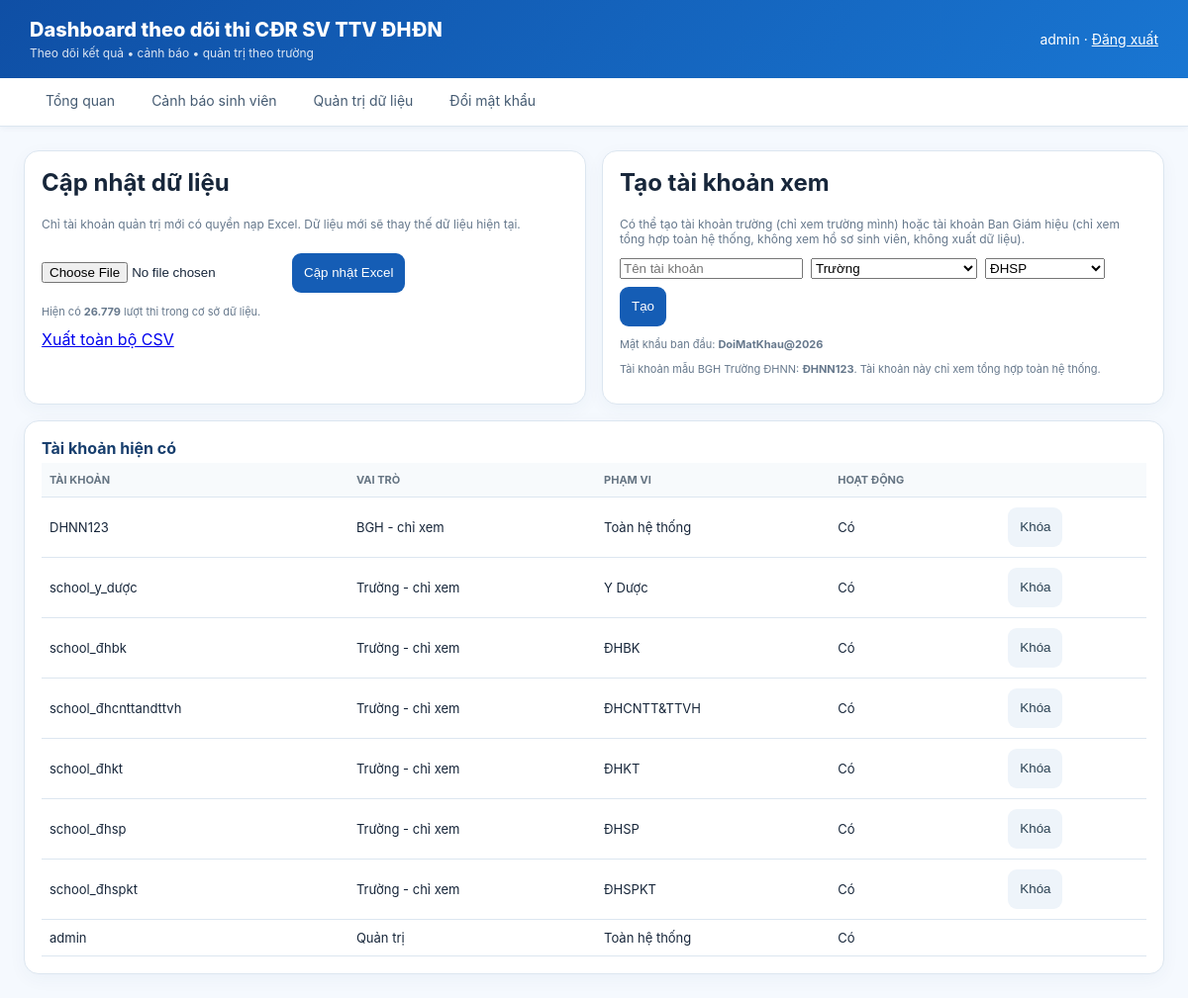
Page /admin (signed in) on the earlier database version.
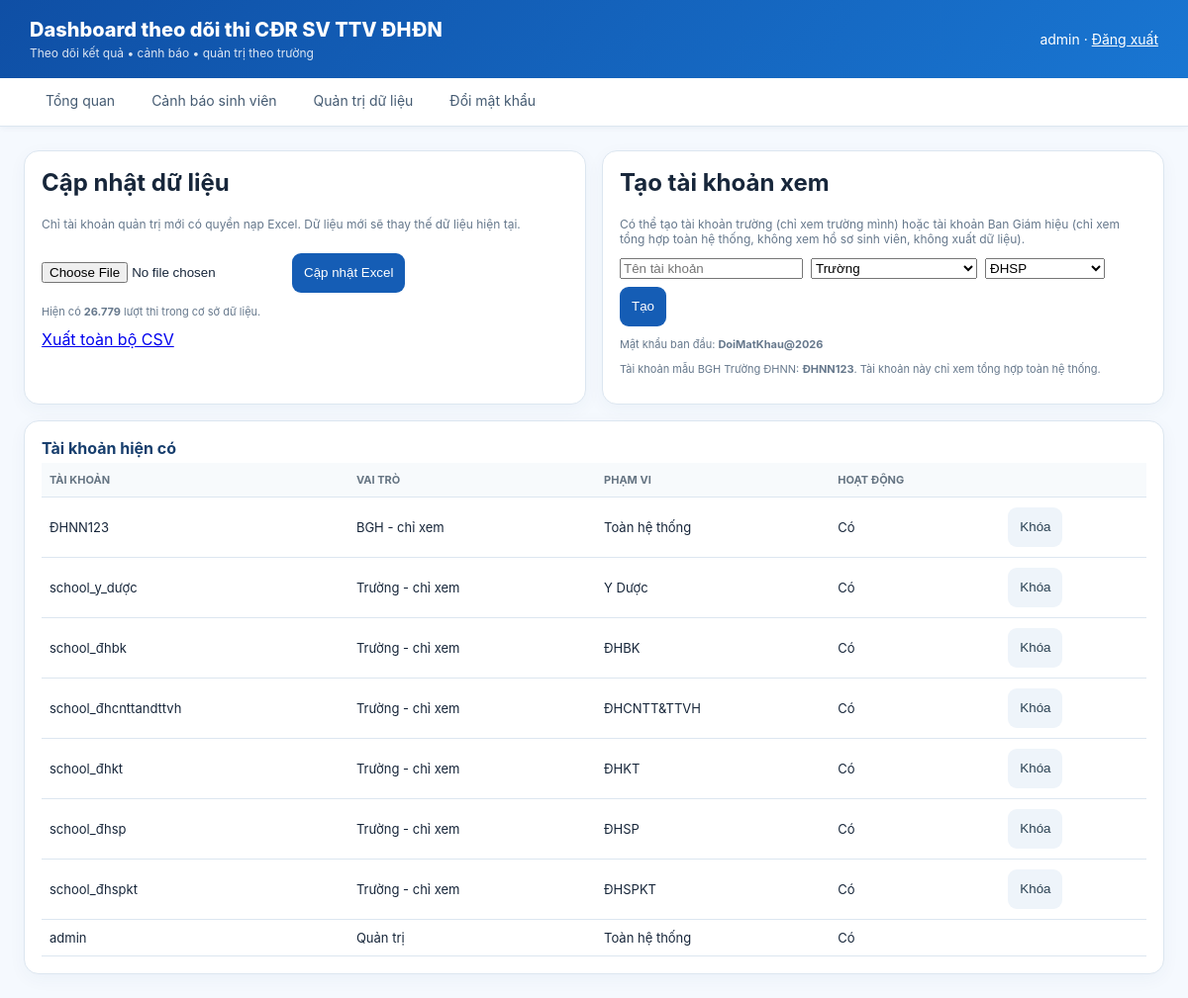
Same page on the later database version.
### tables this page shows
CREATE TABLE users(id INTEGER PRIMARY KEY AUTOINCREMENT,username TEXT UNIQUE NOT NULL,password_hash TEXT NOT NULL,role TEXT NOT NULL,school TEXT,active INTEGER NOT NULL DEFAULT 1,must_change_password INTEGER NOT NULL DEFAULT 1);

### app.py (the view)
@app.route('/admin')
@admin_required
def admin():
    c=db(); users=c.execute('SELECT id,username,role,school,active,must_change_password FROM users ORDER BY role DESC,username').fetchall(); n=c.execute('SELECT COUNT(*) n FROM exam_records').fetchone()['n'];c.close(); return render_template('admin.html',users=users,n=n,default_password=PASS_DEFAULT)

### app.py (called while the page is built)
def db():
    c = sqlite3.connect(DB); c.row_factory = sqlite3.Row; return c

def current_user():
    uid=session.get('uid')
    if not uid: return None
    c=db(); u=c.execute('SELECT * FROM users WHERE id=? AND active=1',(uid,)).fetchone(); c.close(); return u

def admin_required(f):
    @wraps(f)
    def w(*a,**kw):
        u=current_user()
        if not u: return redirect(url_for('login'))
        if u['role']!='admin': abort(403)
        return f(*a,**kw)
    return w

@app.context_processor
def inject(): return {'user':current_user(),'school_list':SCHOOLS,'school_colors':SCHOOL_COLORS}

### templates/admin.html
{% extends 'base.html' %}{% block content %}<div class="adminbox"><div class="card"><h2 style="margin-top:0">Cập nhật dữ liệu</h2><p class="desc">Chỉ tài khoản quản trị mới có quyền nạp Excel. Dữ liệu mới sẽ thay thế dữ liệu hiện tại.</p><form method="post" action="{{url_for('upload')}}" enctype="multipart/form-data"><input type="file" name="file" accept=".xlsx,.xls" required><button class="btn" style="margin-top:10px">Cập nhật Excel</button></form><p class="small" style="margin-top:12px">Hiện có <b>{{'{:,}'.format(n).replace(',','.')}}</b> lượt thi trong cơ sở dữ liệu.</p><a href="{{url_for('export_csv')}}">Xuất toàn bộ CSV</a></div><div class="card"><h2 style="margin-top:0">Tạo tài khoản xem</h2><p class="desc">Có thể tạo tài khoản trường (chỉ xem trường mình) hoặc tài khoản Ban Giám hiệu (chỉ xem tổng hợp toàn hệ thống, không xem hồ sơ sinh viên, không xuất dữ liệu).</p><form method="post" action="{{url_for('create_user')}}" class="formline"><input name="username" placeholder="Tên tài khoản" required><select name="role" id="roleSelect" onchange="toggleSchool()"><option value="school">Trường</option><option value="viewer">Ban Giám hiệu - chỉ xem</option></select><select name="school" id="schoolSelect" required>{% for s in school_list %}<option>{{s}}</option>{% endfor %}</select><button class="btn">Tạo</button></form><script>function toggleSchool(){const v=document.getElementById('roleSelect').value;const s=document.getElementById('schoolSelect');s.disabled=v==='viewer';s.required=v!=='viewer';}toggleSchool();</script><p class="small">Mật khẩu ban đầu: <b>{{default_password}}</b></p><p class="small">Tài khoản mẫu BGH Trường ĐHNN: <b>ĐHNN123</b>. Tài khoản này chỉ xem tổng hợp toàn hệ thống.</p></div></div><div class="card" style="margin-top:16px"><h3>Tài khoản hiện có</h3><table class="table"><tr><th>Tài khoản</th><th>Vai trò</th><th>Phạm vi</th><th>Hoạt động</th><th></th></tr>{% for u in users %}<tr><td>{{u['username']}}</td><td>{% if u['role']=='admin' %}Quản trị{% elif u['role']=='viewer' %}BGH - chỉ xem{% else %}Trường - chỉ xem{% endif %}</td><td>{{u['school'] or 'Toàn hệ thống'}}</td><td>{{'Có' if u['active'] else 'Không'}}</td><td>{% if u['role'] in ('school','viewer') %}<form method="post" action="{{url_for('toggle_user',uid=u['id'])}}"><button class="btn light">{{'Khóa' if u['active'] else 'Mở'}}</button></form>{% endif %}</td></tr>{% endfor %}</table></div>{% endblock %}

### templates/base.html (shortened to what this page needs)
<!doctype html><html lang="vi"><head><meta charset="utf-8"><meta name="viewport" content="width=device-width,initial-scale=1"><title>Dashboard theo dõi thi CĐR SV TTV ĐHĐN</title></head><body><header class="top"><div><div class="brand">Dashboard theo dõi thi CĐR SV TTV ĐHĐN</div><div class="sub">Theo dõi kết quả • cảnh báo • quản trị theo trường</div></div><div class="user">{% if user %}<span>{{user['username']}}</span> · <a style="color:#fff" href="{{url_for('logout')}}">Đăng xuất</a>{% endif %}</div></header>{% if user %}<nav class="nav"><a href="{{url_for('index')}}">Tổng quan</a>{% if user['role']!='viewer' %}<a href="{{url_for('students')}}">Cảnh báo sinh viên</a>{% endif %}{% if user['role']=='admin' %}<a href="{{url_for('admin')}}">Quản trị dữ liệu</a>{% endif %}<a href="{{url_for('change_password')}}">Đổi mật khẩu</a></nav>{% endif %}<main class="wrap">{% with msgs=get_flashed_messages(with_categories=true) %}{% for cat,msg in msgs %}<div class="flash {{cat}}">{{msg}}</div>{% endfor %}{% endwith %}{% block content %}{% endblock %}</main></body></html>

### templates/base.html (style rules this page uses)
:root { --navy:#123b70;--blue:#1769c2;--bg:#f5f9fe;--card:#fff;--muted:#66788c;--line:#dce6f0 }
* { box-sizing:border-box }
body { margin:0;background:var(--bg);font-family:Inter,Segoe UI,Arial,sans-serif;color:#17263a }
.top { background:linear-gradient(135deg,#0f4fa5,#1976d2);color:#fff;padding:18px 30px;display:flex;align-items:center;justify-content:space-between;box-shadow:0 4px 18px #174f8a22 }
.brand { font-weight:800;font-size:20px }
.sub { font-size:12px;opacity:.85;margin-top:4px }
.user { font-size:14px }
.nav { background:#fff;border-bottom:1px solid var(--line);padding:0 30px;display:flex;gap:5px;align-items:center;box-shadow:0 1px 6px #173f6810 }
.nav a { padding:14px 16px;text-decoration:none;color:#455b72;font-size:14px;border-bottom:3px solid transparent }
.wrap { max-width:1500px;margin:0 auto;padding:24px }
.filters select,.filters input,.btn { height:40px;border:1px solid #ccd9e6;border-radius:9px;background:#fff;padding:0 12px }
.btn { cursor:pointer;background:#155db5;color:#fff;border:0;text-decoration:none;display:inline-flex;align-items:center;justify-content:center }
.btn.light { background:#eef4fa;color:#294052 }
.card { background:#fff;border:1px solid var(--line);border-radius:15px;padding:17px;overflow:hidden;box-shadow:0 5px 18px #1a4b7b0b }
.card h3 { margin:0 0 5px;font-size:16px;color:#173e6d }
.desc { font-size:12px;color:var(--muted);margin-bottom:12px }
.small { font-size:11px;color:var(--muted) }
.table { width:100%;border-collapse:collapse;font-size:13px }
.table th,.table td { padding:10px 8px;border-bottom:1px solid var(--line);text-align:left;white-space:nowrap }
.table th { font-size:11px;text-transform:uppercase;color:#657482;background:#f7fafc }
.adminbox { display:grid;grid-template-columns:1fr 1fr;gap:16px }
.formline { display:flex;gap:8px;flex-wrap:wrap }

Differences in the rows shown:
changed users: username "DHNN123" → "ĐHNN123"
